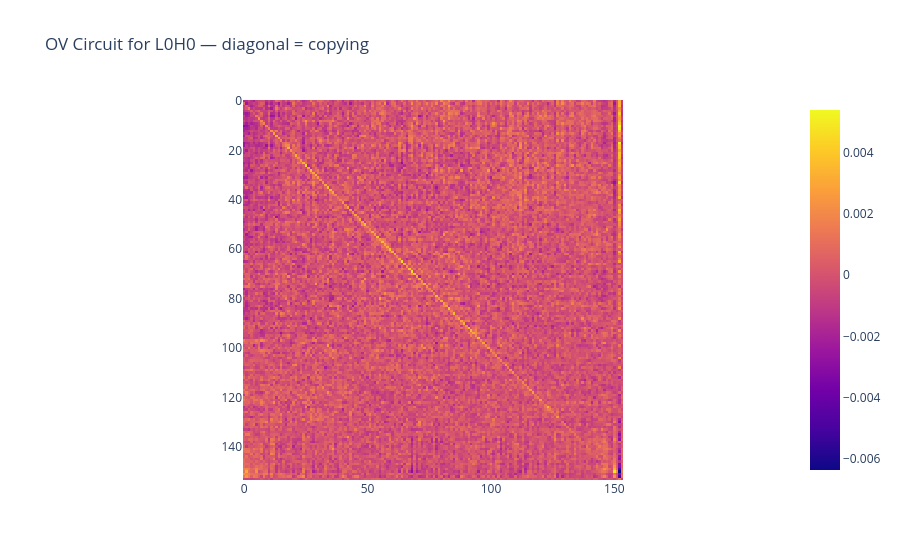

The notebook cell this image was saved under:
### Markdown cell above
**Interpretation**: counter-intuitively, it seems that head 0.0 has the largest bias for attending to position 1 at SEP, whereas the other heads seem to be (semi-) uniformly attending to all previous positions. This means heads are computing a weighted average of the context which could itself carry information of the start token. This kind of behaviour possibly contradicts our hypothesis, suggesting there is no "copying" behaviour in the network, but rather some kind of recurrent computation, where context is aggregated and the MLPs learn to transform this context into the next prediction. From this, it makes sense to explore the role of the MLPs

### Code cell
# --------- VERIFY COPYING HEAD BY INSPECTING OV CIRCUIT ---------

layer, head = 0, 0 # The candidate copying head

W_V = model.W_V[layer, head]   # [d_model, d_head]
W_O = model.W_O[layer, head]   # [d_head, d_model]
W_OV = W_V @ W_O               # [d_model, d_model]

# Project onto the token embedding space
W_E = model.W_E                # [vocab, d_model]
OV_circuit = W_E @ W_OV @ W_E.T  # [vocab, vocab]

# If this is a copying head, OV_circuit should be
# approximately diagonal — token i maps to token i
import plotly.express as px
px.imshow(OV_circuit.detach().cpu().numpy(),
        title="OV Circuit for L0H0 — diagonal = copying")

### Figure 1 — Plotly figure (JSON) as saved in the notebook; plotly's stock layout.template omitted (floating-point values rounded to 4 significant figures; data arrays with more than 128 entries replaced by an {"elided": "..."} marker saying what was removed)
{"data": [{"coloraxis": "coloraxis", "hovertemplate": "x: %{x}<br>y: %{y}<br>color: %{z}<extra></extra>", "name": "0", "type": "heatmap", "xaxis": "x", "yaxis": "y", "z": {"elided": "154x154 float values"}}], "layout": {"coloraxis": {"colorscale": [[0, "#0d0887"], [0.1111, "#46039f"], [0.2222, "#7201a8"], [0.3333, "#9c179e"], [0.4444, "#bd3786"], [0.5556, "#d8576b"], [0.6667, "#ed7953"], [0.7778, "#fb9f3a"], [0.8889, "#fdca26"], [1, "#f0f921"]]}, "title": {"text": "OV Circuit for L0H0 — diagonal = copying"}, "xaxis": {"anchor": "y", "constrain": "domain", "domain": [0, 1], "scaleanchor": "y"}, "yaxis": {"anchor": "x", "autorange": "reversed", "constrain": "domain", "domain": [0, 1]}}}
